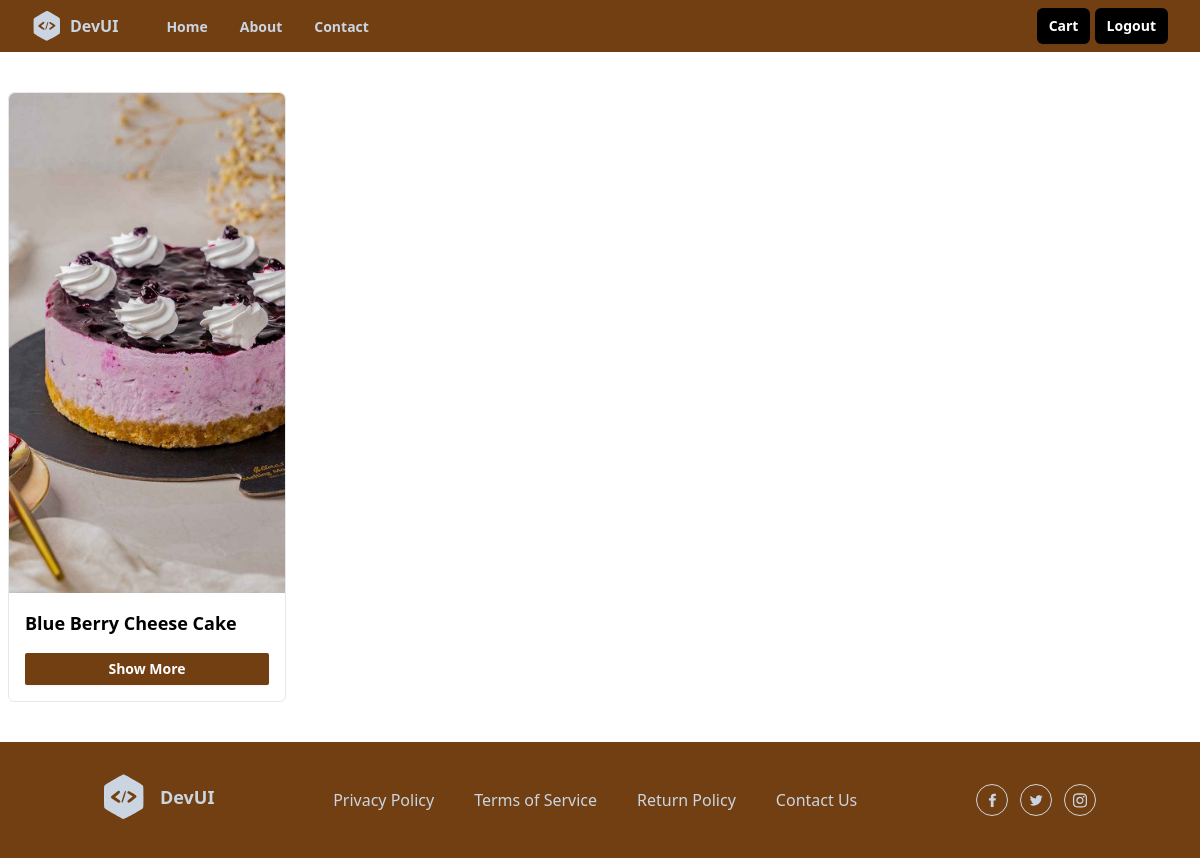
Page /cake/5/list/ on the earlier database version.
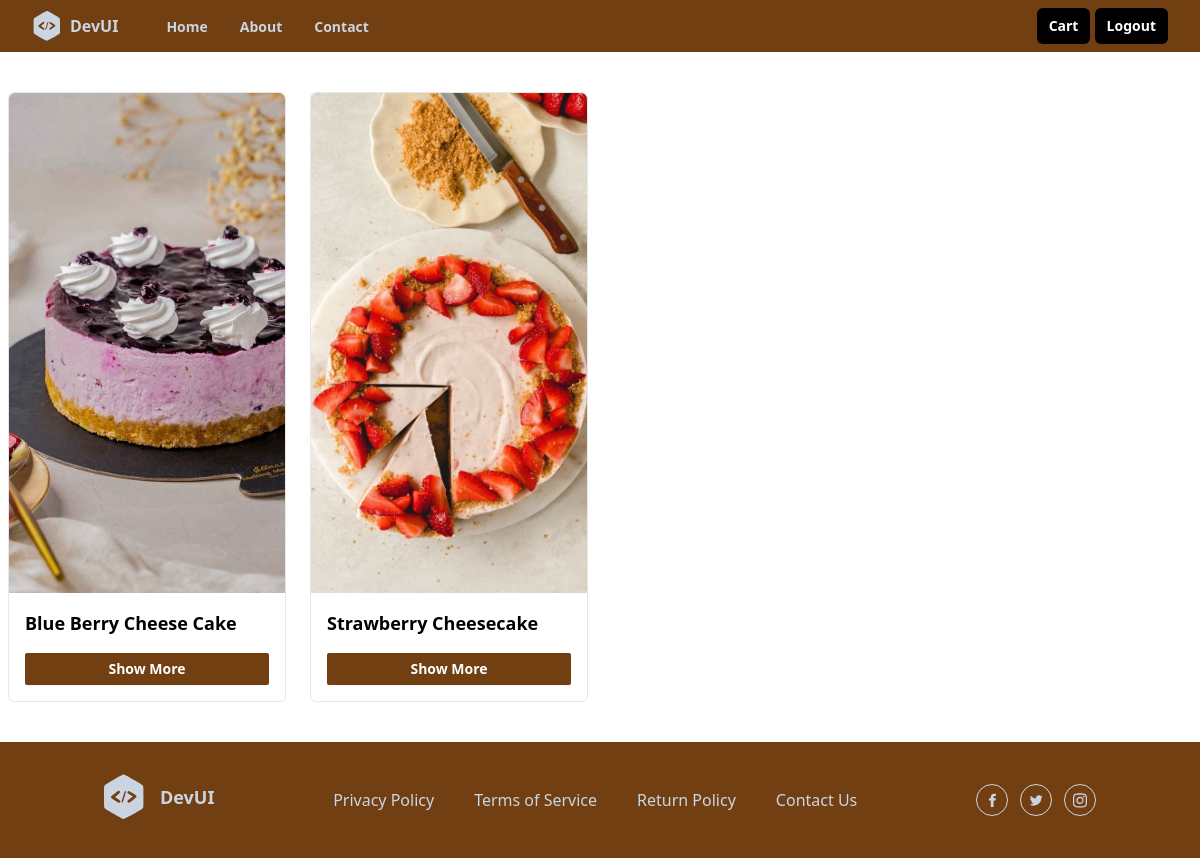
Same page on the later database version.
### shop/models.py (models this page shows, shortened)
class CakeVarient(models.Model):
    cake_object=models.ForeignKey(Cake,on_delete=models.CASCADE,related_name='cakeitem')
    flavour_object=models.ForeignKey(Flavour,on_delete=models.CASCADE,)
    category_object=models.ForeignKey(Category,on_delete=models.CASCADE,name="cakecategory")
    image=models.ImageField(upload_to="cake_images",default="default.jpg",null=True,blank=True)
    shape_opt=(
        ("Square","Square"),
        ("Rectangle","Rectangle"),
        ("Heart","Heart"),
        ("Round","Round"),
        ("Custom","Custom"),
   )
    shape=models.CharField(max_length=150,choices=shape_opt,default="custom")
    weight_opt=(
        ("250gm","250gm"),
        ("500gm","500gm"),
        ("1kg","1kg"),
        ("1.5kg","1.5kg"),
        ("2kg","2kg"),
        ("Custom","Custom"),
    )
    weight=models.CharField(max_length=150,choices=weight_opt,default="500")
    price=models.PositiveIntegerField()
    created_date=models.DateTimeField(auto_now_add=True)
    updated_date=models.DateTimeField(auto_now=True)
    is_active=models.BooleanField(default=True)

class Cake(models.Model):
    name=models.CharField(max_length=150,unique=True)
    Occasion_object=models.ManyToManyField(Occasion)
    created_date=models.DateTimeField(auto_now_add=True)
    updated_date=models.DateTimeField(auto_now=True)
    is_active=models.BooleanField(default=True)

### shop/views.py (the view)
# urls.py: path("cake/<int:pk>/list/",views.CategoryListView.as_view(),name="Category-item-list"),
class CategoryListView(View):
    def get(self,request,*args,**kwargs):
        id=kwargs.get("pk")
        qs=CakeVarient.objects.filter(cakecategory=id)
        return render (request,"category_item_list.html",{"data":qs})

### shop/templates/category_item_list.html
{%extends 'base.html'%}
{%block main_block%}
  <div class="mx-auto grid w-full max-w-7xl items-center space-y-4 px-2 py-10 md:grid-cols-2 md:gap-6 md:space-y-0 lg:grid-cols-4">
    {%for d in data%}
    <div class="rounded-md border">
      <img
      src="{{d.image.url}}"
      alt="cake"
      class="md:w-[400px] md:h-[500px] w-full rounded-t-md object-cover "
    />
      <div class="p-4">
        <h1 class="inline-flex items-center text-lg font-semibold">
          {{d.cake_object.name}}
        </h1>
        <button
          type="button"
          class="mt-4 w-full rounded-sm bg-yellow-900 px-2 py-1.5 text-sm font-semibold text-white shadow-sm hover:bg-yellow-900/80 focus-visible:outline focus-visible:outline-2 focus-visible:outline-offset-2 focus-visible:outline-black"
        >
        <a href="{%url 'cake-details' d.id%}">
          Show More</a>
        </button>
      </div>
      </div>
      {%endfor%}
    </div>
{%endblock%}

Differences in the rows shown:
added CakeVarient: image (picture), cake_object.name "Strawberry Cheesecake"
